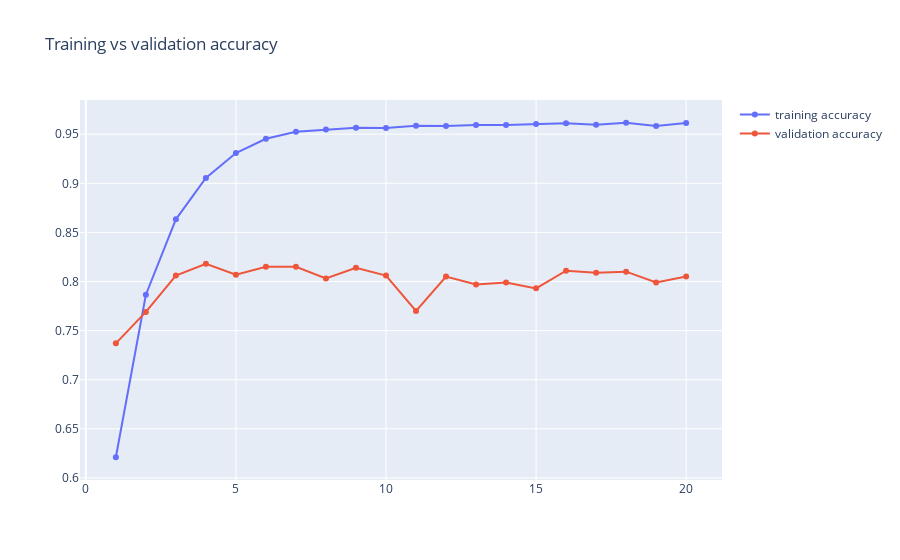

Notebook code for this chart:
### Code cell
# Wykres dla dokładności
makeGraph("accuracy")

### Figure 1 — Plotly figure (JSON) as saved in the notebook; plotly's stock layout.template omitted (floating-point values rounded to 4 significant figures)
{"data": [{"mode": "lines+markers", "name": "training accuracy", "type": "scatter", "x": [1, 2, 3, 4, 5, 6, 7, 8, 9, 10, 11, 12, 13, 14, 15, 16, 17, 18, 19, 20], "y": [0.621, 0.7865, 0.8633, 0.9054, 0.9308, 0.9454, 0.9524, 0.9548, 0.9567, 0.9563, 0.9585, 0.9583, 0.9594, 0.9593, 0.9603, 0.961, 0.9595, 0.9617, 0.9584, 0.9613]}, {"mode": "lines+markers", "name": "validation accuracy", "type": "scatter", "x": [1, 2, 3, 4, 5, 6, 7, 8, 9, 10, 11, 12, 13, 14, 15, 16, 17, 18, 19, 20], "y": [0.737, 0.769, 0.806, 0.818, 0.807, 0.815, 0.815, 0.803, 0.814, 0.806, 0.77, 0.805, 0.797, 0.799, 0.793, 0.811, 0.809, 0.81, 0.799, 0.805]}], "layout": {"title": {"text": "Training vs validation accuracy"}}}
